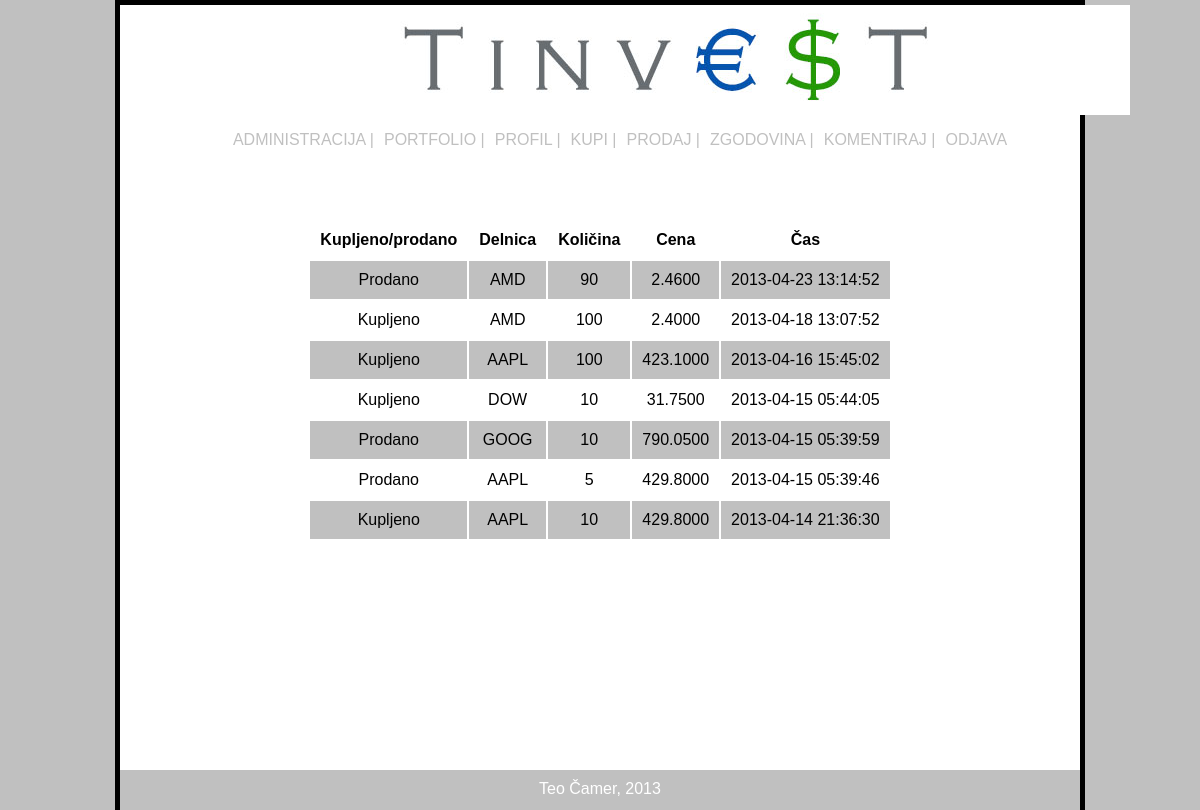
The app's page /history.php (signed in) with its own data.
### tables this page shows
CREATE TABLE IF NOT EXISTS `history` (
  `id` int(11) NOT NULL AUTO_INCREMENT,
  `idhistory` int(11) NOT NULL,
  `bought` tinyint(1) NOT NULL,
  `symbol` varchar(16) NOT NULL,
  `number` int(11) NOT NULL,
  `price` decimal(65,4) NOT NULL,
  `datetime` timestamp NOT NULL DEFAULT CURRENT_TIMESTAMP ON UPDATE CURRENT_TIMESTAMP,
  PRIMARY KEY (`id`)
);

### history.php (the view, shortened to what this page needs)
<?php
    include ("top.php");
?>
    <div id="middle">
    <table id="history">
        <tr>
          <td>Kupljeno/prodano</td>
          <td>Delnica</td>
          <td>Količina</td>
          <td>Cena</td>
          <td>Čas</td>
        </tr>
    <?php
            $id = $_SESSION['id'];
            $sql = "SELECT * FROM history WHERE idhistory=$id ORDER BY datetime DESC";
            $result = mysql_query($sql);
            while($row = mysql_fetch_array($result))
            {
               echo "<tr>";
               echo "<td>";
                if($row['bought'] == 1)
                  echo "Kupljeno";
                else
                  echo "Prodano";
               echo "</td>";
               echo "<td>";
                   echo $row['symbol'];
               echo "</td>";
               echo "<td>";
                   echo $row['number'];
               echo "</td>";
               echo "<td>";
                   echo $row['price'];
               echo "</td>";
               echo "<td>";
                   echo $row['datetime'];
               echo "</td>";
               echo "</tr>";
            }
    ?>
     </table>
    </div>
  <?php
  require_once("/includes/footer.php");
 ?>

### top.php (shortened to what this page needs)
<!DOCTYPE html>
  <head>
    <link href="css/styles.css" rel="stylesheet" type="text/css">
  </head>
  <body>
<div id="top">
      <a href="index.php"><img id="title" height="110" src="images/TInvest Logo.jpg" width="1010"></a>
      <br>
      <?php
       if($_SERVER['REQUEST_URI'] != "/tinvest/login.php")
          include("navigation.php");
    ?>
    </div>

### navigation.php
<div class="links">
        <ul>
            <li>
            <?php
                if(isset($_SESSION['id']))
                {
                    $id = $_SESSION['id'];
                    $sql = "SELECT * FROM users WHERE id=$id";
                    $result = mysql_query($sql);
                    $row = mysql_fetch_array($result);
                    if($row['is_admin'] == 1)
                    {
                    echo "<a href=\"admin_page.php\">ADMINISTRACIJA |</a>";
                    }
                }
             ?>
            <a href="index.php">PORTFOLIO |</a>
            <a href="profile.php">PROFIL |</a>
            <a href="buy.php">KUPI |</a>
            <a href="sell.php">PRODAJ |</a>
            <a href="history.php">ZGODOVINA |</a>
            <a href="comments.php">KOMENTIRAJ |</a>
            <a href="logout.php" id="logout">ODJAVA</a>
            </li>
        </ul>
      </div>

### includes/footer.php
<div id="footer">
	<p>
	Teo Čamer, 2013
</p>
</div>
</body>
</html>

### css/styles.css (style rules this page uses)
.links { float:right; position:relative; left:-50%; text-align:left; margin-top: 10px; }
.links ul { list-style:none; position:relative; left:50%; }
.links li { float:left; position:relative; }
.links a { text-decoration:none; float:left; border-left: 2px orange; border-right: 2px orange; color: silver; padding:2px 5px; text-align:center; white-space:nowrap; background-color: #fff; }
a img { border: 0; }
* { margin: auto; }
body { background: #ffffff; color: #000000; font-family: sans-serif; margin: 0 auto; width: 80%; border: 5px solid black; min-height: 100%; }
p { margin-top: 10px; }
div#middle { text-align: center; width: 100%; margin: 100px auto; }
div#top { text-align: center; }
div#footer { text-align: center; display: block; position:absolute; bottom:0; width: 80%; height: 40px; margin: auto; background-color: silver; color: white; }
table { margin: 0px auto; }
td { border: 0; padding: 10px 10px; }
table#history tr:nth-child(1) { font-weight: bold; background-color: white; }
table#history tr:nth-child(even) { background-color: silver; }

### records on screen
history: bought "Prodano", symbol "AMD", number "90", price "2.4600", datetime "2013-04-23 13:14:52"
history: bought "Kupljeno", symbol "AMD", number "100", price "2.4000", datetime "2013-04-18 13:07:52"
history: bought "Kupljeno", symbol "AAPL", number "100", price "423.1000", datetime "2013-04-16 15:45:02"
history: bought "Kupljeno", symbol "DOW", number "10", price "31.7500", datetime "2013-04-15 05:44:05"
history: bought "Prodano", symbol "GOOG", number "10", price "790.0500", datetime "2013-04-15 05:39:59"
history: bought "Prodano", symbol "AAPL", number "5", price "429.8000", datetime "2013-04-15 05:39:46"
history: bought "Kupljeno", symbol "AAPL", number "10", price "429.8000", datetime "2013-04-14 21:36:30"
